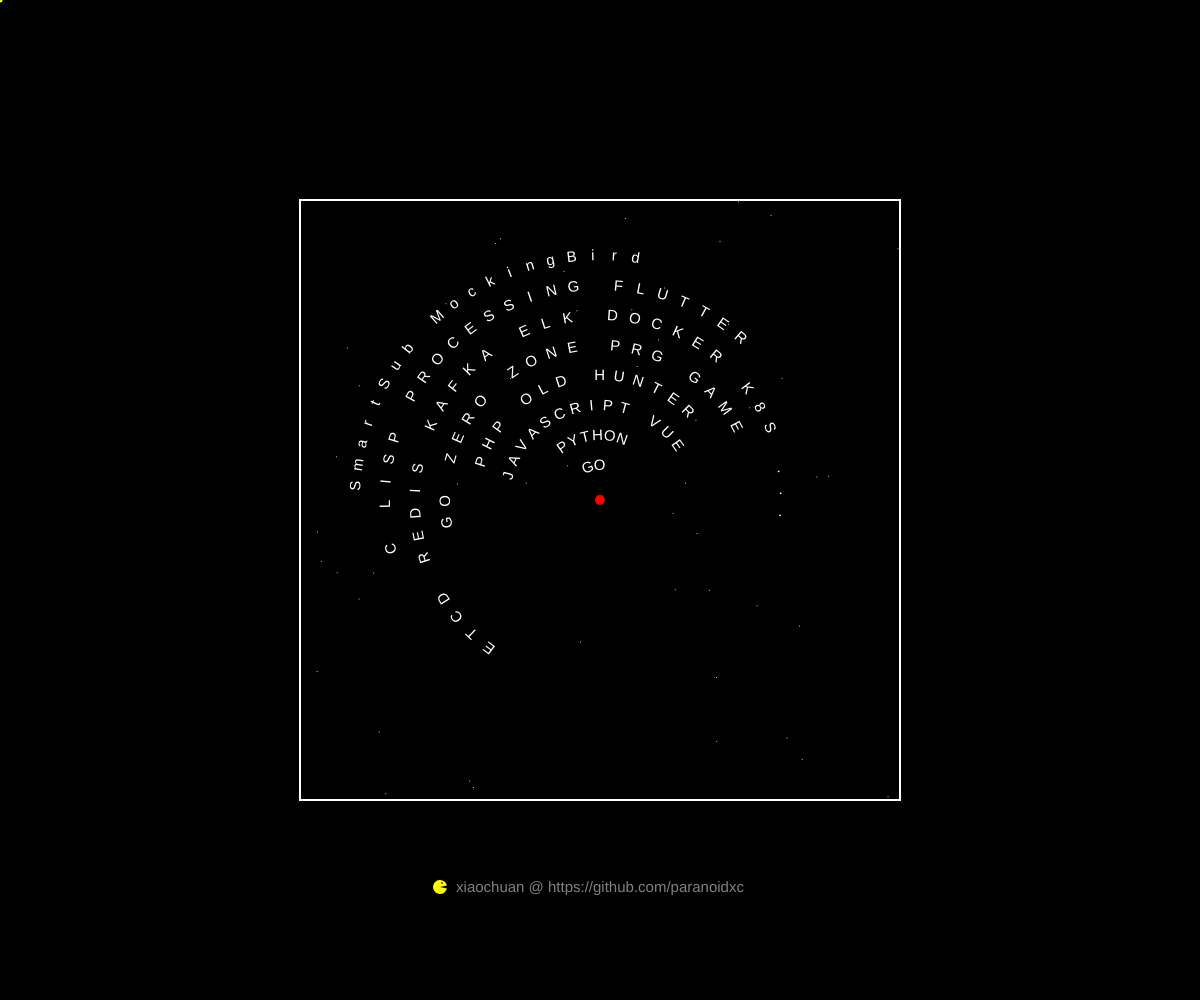
Frame 1 (no input)
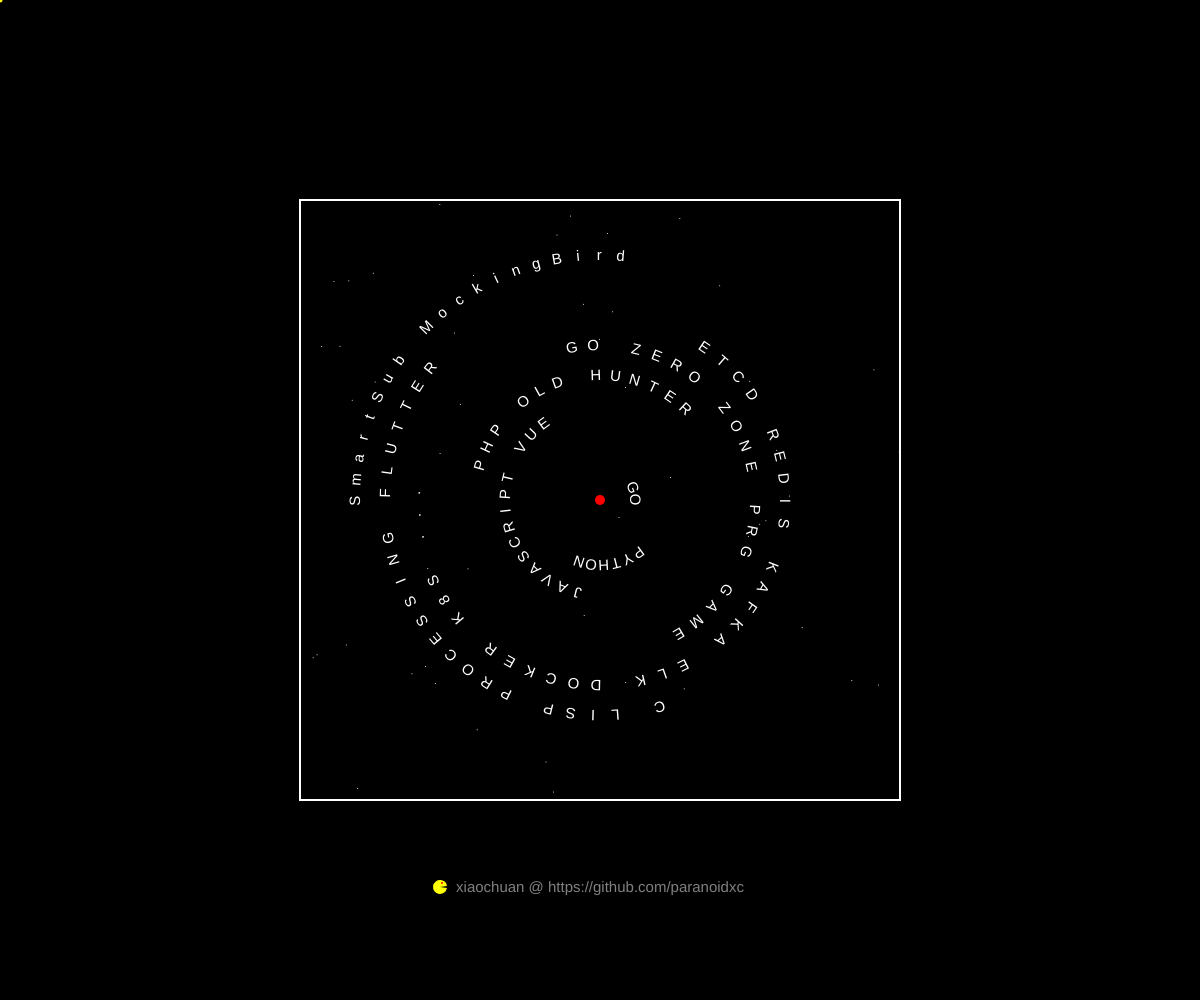
Frame 60 (no input)
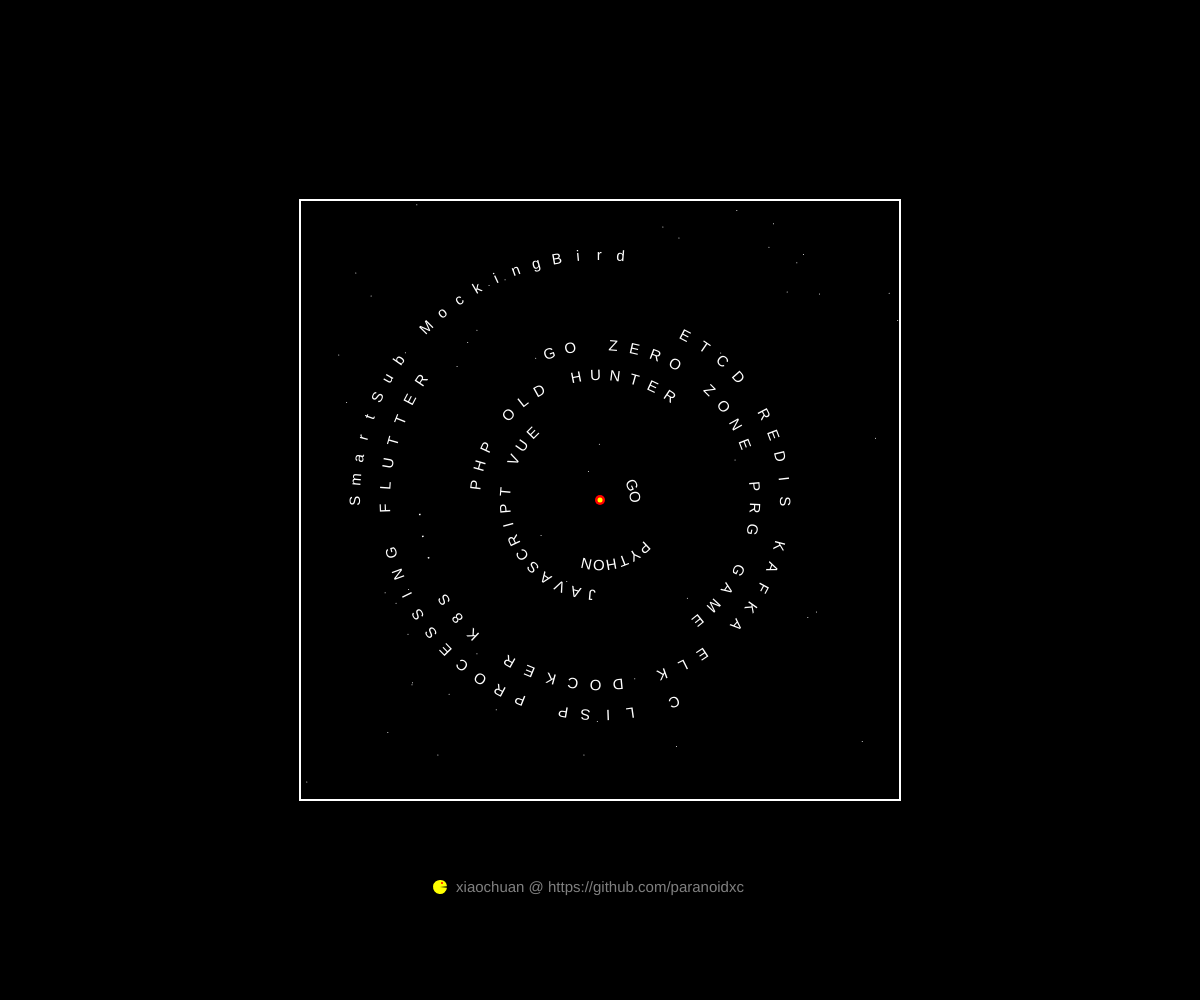
Frame 120 (the mouse pressed at the canvas centre since frame 60)

The p5.js sketch that drew these frames (run headless with seeded random() and noise() and a simulated clock; from frame 60 on, the mouse is pressed at the canvas centre):

// p5.js sketch
// ── sketch.js
let gap = 10;
let circleNum = 40;
let circleSize = 20;
let angle = 0;
let pointNum = 50;
let rectSize = 600;

let langs = [
  "GO",
  "PYTHON",
  "JAVASCRIPT VUE",
  "PHP OLD HUNTER",
  "GO ZERO ZONE PRG GAME",
  "ETCD REDIS KAFKA ELK DOCKER K8S ...",
  "C LISP PROCESSING FLUTTER",
  "SmartSub MockingBird",
];

function setup() {
  angleMode(RADIANS);
  newSetup();
}

function newSetup() {
  createCanvas(windowWidth, windowHeight);
}

function draw() {
  background("black");
  noCursor();
  noStroke();

  fill("red");
  circle(width / 2, height / 2, 10);

  fill("yellow");
  circle(mouseX, mouseY, 5);

  for (let i = 0; i < langs.length; i++) {
    rotateText(width / 2, height / 2, 30 * (i + 1), langs[i], i);
  }

  // Eat
  fill("yellow");
  let biteSize = PI / 16;
  let startAngle = biteSize * sin(frameCount * 0.1) + biteSize;
  let endAngle = TWO_PI - startAngle;
  arc(width / 2 - 160, height - 113, 14, 14, startAngle, endAngle, PIE);

  fill("red");
  circle(width / 2 - 158, height - 117, 2);

  fill("gray");
  // title
  push();
  translate(width / 2, height - 112);
  textFont("Arial");
  textSize(15);
  textAlign(CENTER, CENTER);
  text("xiaochuan @ https://github.com/paranoidxc", 0, 0);
  //textSize(10);
  //text("........ ... .....", 0, 20);
  pop();

  push();
  //border
  translate(width / 2, height / 2);
  noFill();
  stroke("white");
  strokeWeight(2);
  rectMode(CENTER);
  rect(0, 0, rectSize, rectSize);

  // random noise
  stroke("white");
  strokeWeight(1);
  for (let i = 0; i < pointNum; i++) {
    point(
      random(-rectSize / 2, rectSize / 2),
      random(-rectSize / 2, rectSize / 2)
    );
  }

  pop();
}

function rotateText(x, y, radius, txt, idx) {
  if (idx == 0) {
    charSpacingAngleDeg = 20;
  } else {
    charSpacingAngleDeg = 12 - idx;
  }

  chars = txt.split("");
  textAlign(CENTER, BASELINE);
  textSize(15);
  fill("white");

  push();
  translate(x, y);
  //console.log(angle)
  angle = angle + map(mouseX, 0, width, -0.01, 0.01);
  let radiansx =
    radians((-chars.length * charSpacingAngleDeg) / 2) + angle * (idx + 1);

  rotate(radiansx);
  //rotate(radians((-chars.length * charSpacingAngleDeg) / 2));

  for (let i = 0; i < chars.length; i++) {
    text(chars[i], 0, -radius);
    rotate(radians(charSpacingAngleDeg));
  }
  pop();
}
